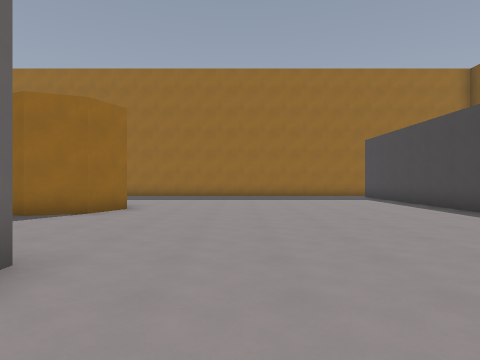
View 1 (above)

24 first-person views from a walk through a 3-D level made in the Godot game engine. The camera is 1.5 m above the floor, looks level and sees 75° across. The floor is counted in squares, 2 m on a side. Each view is taken from the middle of a square. On the plan, view 1 faces up. The plan holds only what a view shows up to about 10 squares ahead; the rest is blank. Characters and animated objects are left out.

View 2
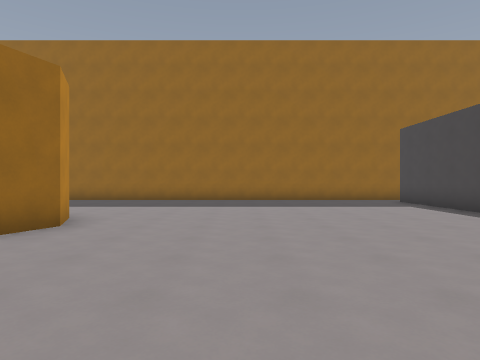

View 3
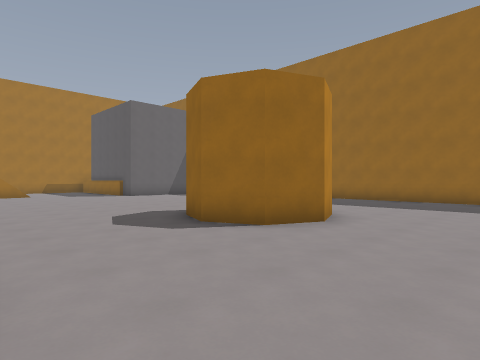

View 4
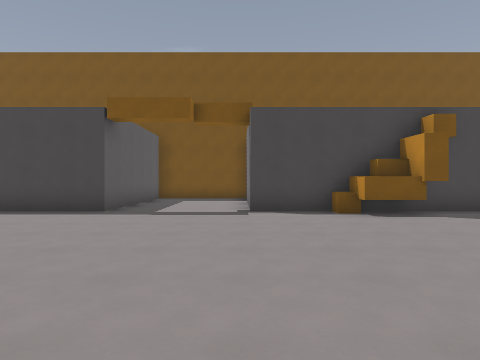

View 5
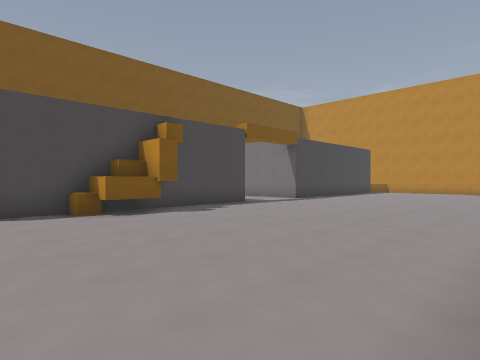

View 6
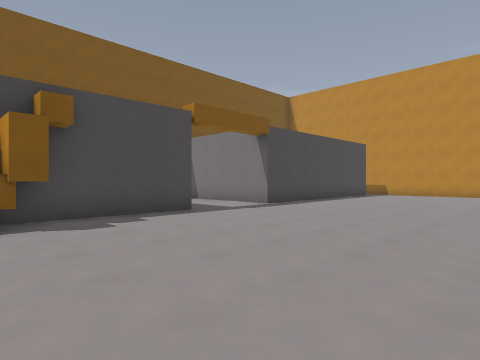

View 7
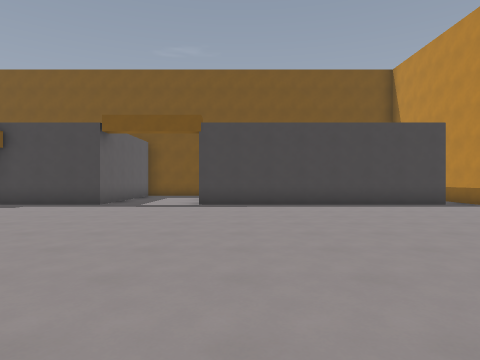

View 8
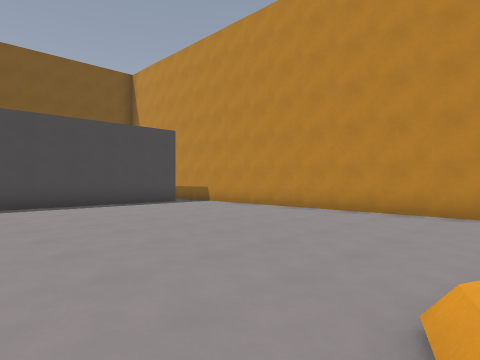

View 9
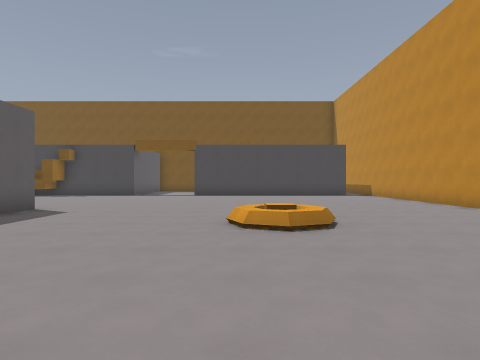

View 10
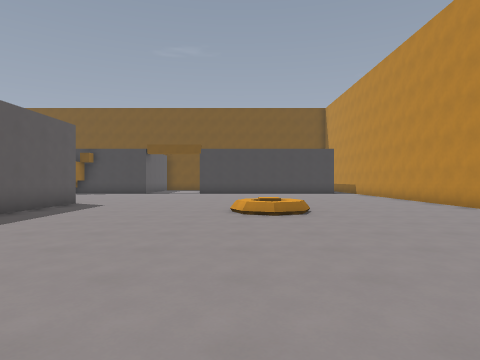

View 11
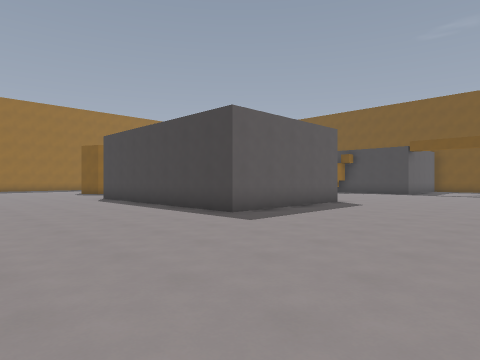

View 12
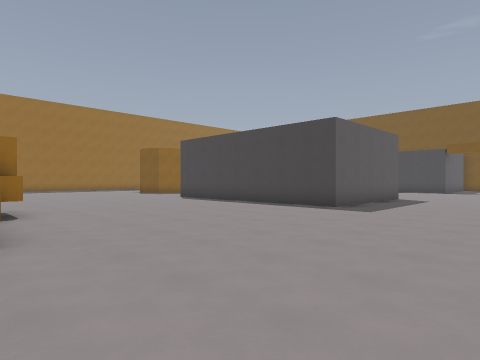

View 13
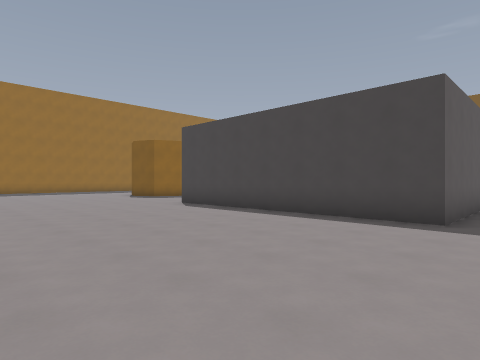

View 14
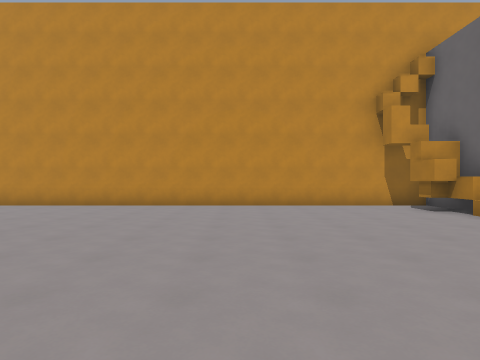

View 15
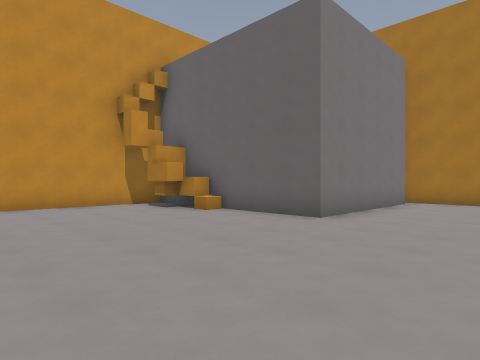

View 16
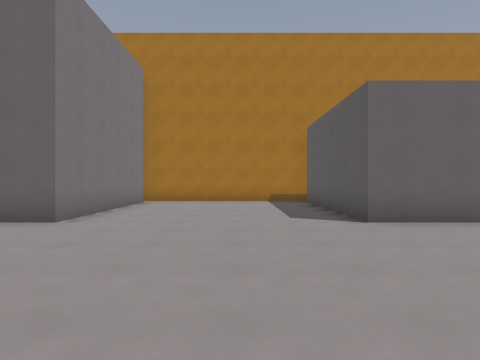

View 17
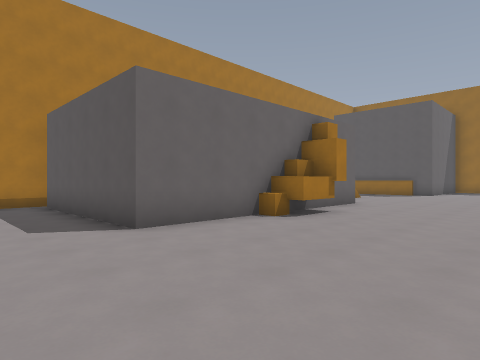

View 18
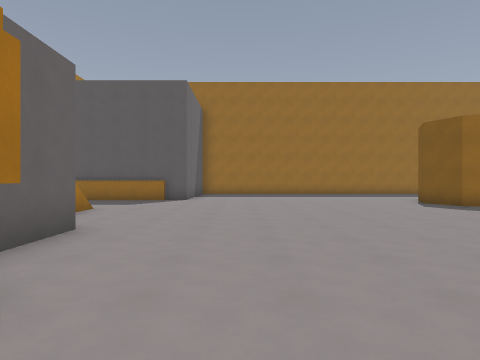

View 19
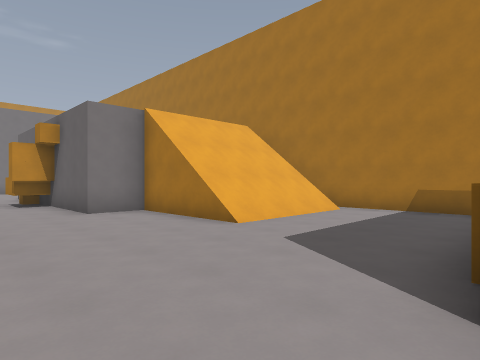

View 20
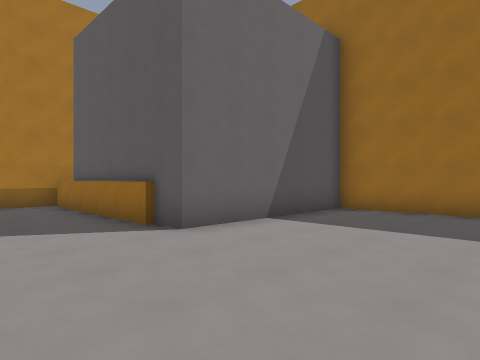

View 21
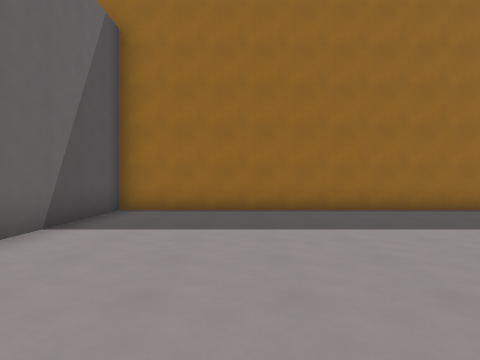

View 22
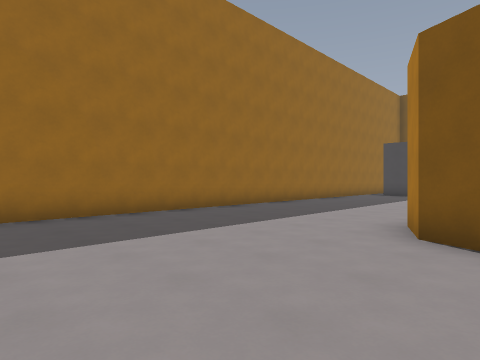

View 23
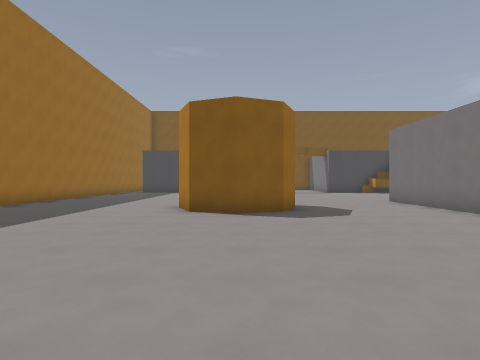

View 24
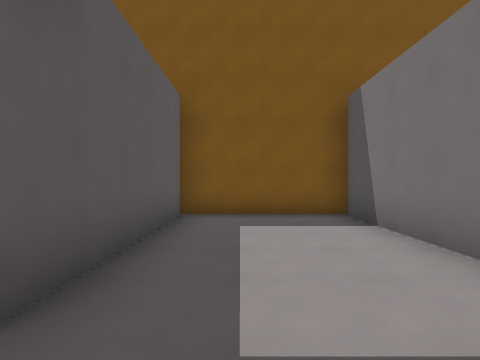

### Floor plan
Key: @ floor where view 1 was taken; # wall or solid block; . main floor; : floor 0.25 m higher than the main floor; + floor 0.5 m higher than the main floor; / step, stairs or slope; ^ raised ledge; B block; C cylinder.
Columns run from 21 left of view 1 to 11 right of it. Each row starts with its distance up from view 1.
 15        #############
 14        B............
 13        B...................B
 12        B...................B
 11        B...................B
 10 #.BBBBBB...................B
  9 #...............CC.........B
  8 #..............C  C........B
  7 #...............CC.........BBBBB
  6 #.////..........................#
  5 # ////..........................#
  4   ////..........................#
  3   ////..........................#
  2      BB.......BBBBBB.......BBBBB
  1       B.......B     .......B
  0       B#......B     .@....#B
 -1       B#......B     ......#B
 -2       B.......B     .......B
 -3       B.......B     .......B
 -4   BBBBB.......BBBBBB.......B
 -5 #...........................
 -6 #...........................
 -7 # ..........................
 -8 # .........................B
 -9 #..........................B
-10 #...............::.........B
-11   BBBBB.........++.........B
-12       B....................B
-13       B^...................B
-14       B#...................B
-15       B#...................B
-16       B.................. ..
-17        ##################  #

Where each view was taken, in squares from view 1:
view 1: 0 up, 0 right, facing up
view 2: 3 up, 0 right, facing up
view 3: 3 up, 0 right, facing up-left
view 4: 3 up, 2 left, facing right
view 5: 3 up, 2 left, facing down-right
view 6: 0 up, 1 left, facing down-right
view 7: 9 down, 4 left, facing right
view 8: 9 down, 4 left, facing down-right
view 9: 10 down, 10 left, facing right
view 10: 10 down, 12 left, facing right
view 11: 10 down, 12 left, facing up-right
view 12: 9 down, 15 left, facing up-right
view 13: 6 down, 13 left, facing up-right
view 14: 7 down, 9 left, facing down
view 15: 7 down, 9 left, facing down-left
view 16: 7 down, 9 left, facing left
view 17: 7 down, 10 left, facing up-left
view 18: 2 down, 12 left, facing up
view 19: 10 up, 12 left, facing down-left
view 20: 7 up, 10 left, facing up-left
view 21: 7 up, 11 left, facing up
view 22: 8 up, 10 left, facing up-right
view 23: 8 up, 13 left, facing right
view 24: 5 up, 4 right, facing right
